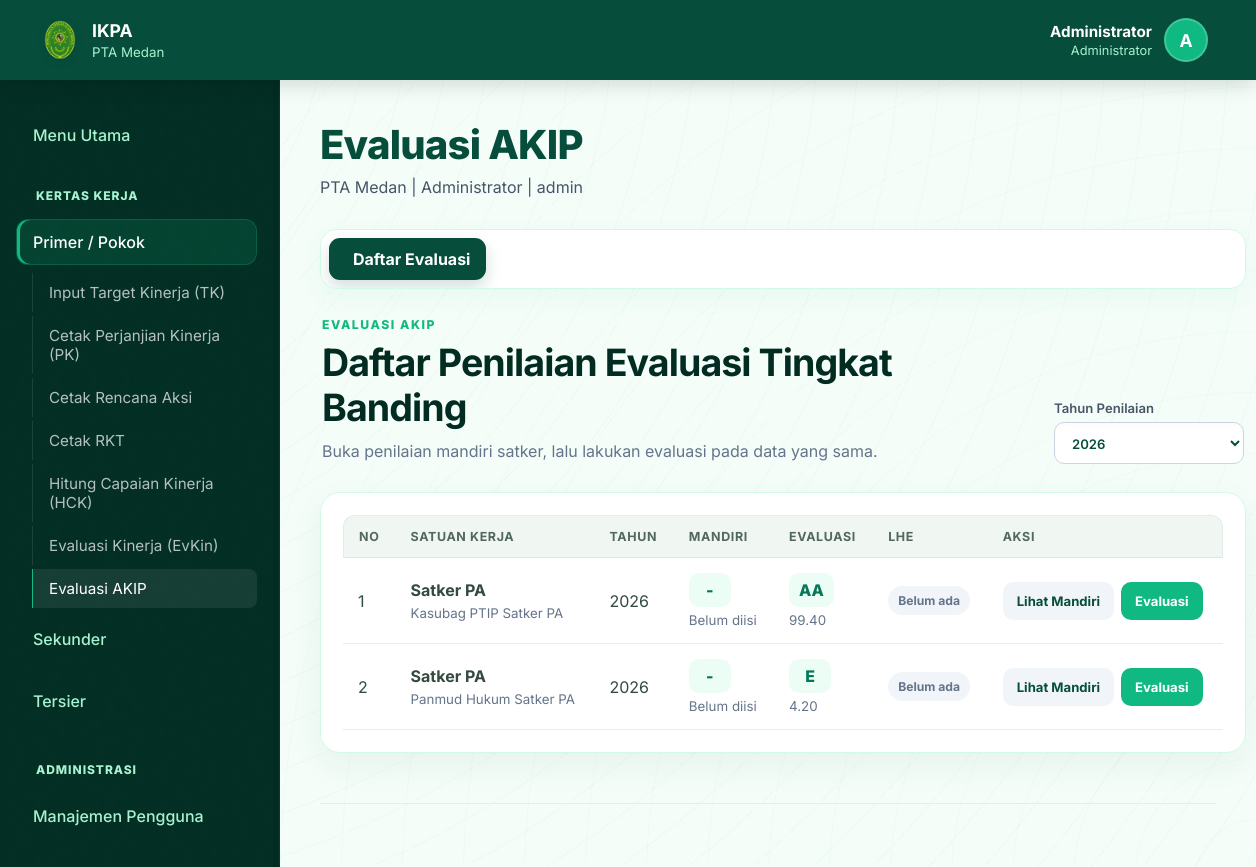
/index.php?page=evaluasi-akip (signed in), run on the app's committed database.
### tables this page shows
CREATE TABLE evaluasi_sakip (
            id INTEGER PRIMARY KEY AUTOINCREMENT,
            tahun INTEGER NOT NULL,
            satker_id INTEGER NOT NULL,
            evaluator_id INTEGER,
            nilai_akhir REAL,
            grade_akhir TEXT,
            data_nilai TEXT,
            status TEXT NOT NULL DEFAULT 'Evaluasi',
            lhe_file TEXT,
            created_at TEXT NOT NULL DEFAULT CURRENT_TIMESTAMP,
            updated_at TEXT, nilai_mandiri REAL, grade_mandiri TEXT, data_mandiri TEXT,
            UNIQUE(tahun, satker_id),
            FOREIGN KEY (satker_id) REFERENCES users(id) ON DELETE CASCADE
        );

CREATE TABLE users (
            id INTEGER PRIMARY KEY AUTOINCREMENT,
            username TEXT UNIQUE NOT NULL,
            password TEXT NOT NULL,
            nama TEXT NOT NULL,
            role TEXT NOT NULL,
            unit TEXT NOT NULL
        , status TEXT NOT NULL DEFAULT "active", created_at TEXT);

### index.php (called while the page is built, shortened)
<?php
$page = $_GET['page'] ?? 'beranda';
require __DIR__ . "/pages/{$page}.php";

### app/helpers.php (called while the page is built, shortened)
<?php
function h(?string $value): string
{
    return htmlspecialchars($value ?? '', ENT_QUOTES, 'UTF-8');
}
function current_user(): ?array
{
    return $_SESSION['user'] ?? null;
}
function year_value(): int
{
    $year = (int) ($_GET['tahun'] ?? $_POST['tahun'] ?? date('Y'));
    return max(2020, min(2100, $year));
}
        ?>
    <?php render_footer(); exit;
function render_header(string $title): void
{
    require __DIR__ . '/views/header.php';
}
function render_footer(): void
{
    require __DIR__ . '/views/footer.php';
}

### app/database.php (called while the page is built, shortened)
<?php
function db(): PDO
{
    static $pdo = null;
    if ($pdo instanceof PDO) {
        return $pdo;
    }
    $dataDir = dirname(__DIR__) . DIRECTORY_SEPARATOR . 'data';
    $pdo = new PDO('sqlite:' . $dataDir . DIRECTORY_SEPARATOR . 'ikpa.sqlite');
    $pdo->setAttribute(PDO::ATTR_ERRMODE, PDO::ERRMODE_EXCEPTION);
    $pdo->setAttribute(PDO::ATTR_DEFAULT_FETCH_MODE, PDO::FETCH_ASSOC);
    $pdo->exec('PRAGMA foreign_keys = ON');
    return $pdo;
}

### pages/evaluasi-akip.php (the view, shortened to what this page needs)
<?php
$user = current_user();
$role = (string) ($user['role'] ?? '');
$isEvaluator = in_array($role, ['Perencanaan', 'Admin'], true);
$isSatker = str_starts_with($role, 'Satker');
$tahun = year_value();
$satkerId = (int) ($_GET['user_id'] ?? $_POST['satker_id'] ?? 0);
$mode = (string) ($_GET['mode'] ?? ($isSatker ? 'mandiri' : ($satkerId > 0 ? 'evaluator' : 'list')));
$satkers = [];
if ($mode === 'list' && $isEvaluator) {
    $stmt = db()->prepare('SELECT u.id, u.nama, u.unit, es.nilai_mandiri, es.grade_mandiri, es.nilai_akhir, es.grade_akhir, es.status, es.lhe_file FROM users u LEFT JOIN evaluasi_sakip es ON u.id = es.satker_id AND es.tahun = :tahun WHERE u.status = "active" AND u.role LIKE "Satker%" ORDER BY u.unit, u.nama');
    $stmt->execute(['tahun' => $tahun]);
    $satkers = $stmt->fetchAll();
}
?>
<link rel="stylesheet" href="assets/evaluasi-akip.css?v=<?= time() ?>">
<div class="evakip">
<nav class="evakip-tabs" aria-label="Navigasi Evaluasi">
    <?php if ($isEvaluator): ?><a href="index.php?page=evaluasi-akip&tahun=<?= $tahun ?>" class="<?= $mode === 'list' ? 'active' : '' ?>"><i class="ph ph-list-bullets"></i> Daftar Evaluasi</a><?php endif; ?>
</nav>
<?php if ($mode === 'list'): ?>
<section class="evakip-heading"><div><span class="evakip-kicker">Evaluasi AKIP</span><h2>Daftar Penilaian Evaluasi Tingkat Banding</h2><p>Buka penilaian mandiri satker, lalu lakukan evaluasi pada data yang sama.</p></div><form method="get" class="evakip-year"><input type="hidden" name="page" value="evaluasi-akip"><label>Tahun Penilaian<select name="tahun" onchange="this.form.submit()"><?php for ($y=2020;$y<=2030;$y++): ?><option value="<?= $y ?>" <?= $y===$tahun?'selected':'' ?>><?= $y ?></option><?php endfor; ?></select></label></form></section>
<section class="evakip-card"><div class="evakip-table-wrap"><table class="evakip-table"><thead><tr><th>No</th><th>Satuan Kerja</th><th>Tahun</th><th>Mandiri</th><th>Evaluasi</th><th>LHE</th><th>Aksi</th></tr></thead><tbody><?php foreach ($satkers as $index=>$row): ?><tr><td><?= $index+1 ?></td><td><strong><?= h((string)$row['unit']) ?></strong><small><?= h((string)$row['nama']) ?></small></td><td><?= $tahun ?></td><td><span class="evakip-grade"><?= h((string)($row['grade_mandiri']?:'-')) ?></span><small><?= $row['nilai_mandiri']!==null?number_format((float)$row['nilai_mandiri'],2):'Belum diisi' ?></small></td><td><span class="evakip-grade"><?= h((string)($row['grade_akhir']?:'-')) ?></span><small><?= $row['nilai_akhir']!==null?number_format((float)$row['nilai_akhir'],2):'Belum dinilai' ?></small></td><td><?= $row['lhe_file']?'<span class="evakip-file-ok">Tersedia</span>':'<span class="evakip-file-empty">Belum ada</span>' ?></td><td><div class="evakip-row-actions"><a class="button secondary evakip-action" href="index.php?page=evaluasi-akip&mode=mandiri&user_id=<?= (int)$row['id'] ?>&tahun=<?= $tahun ?>">Lihat Mandiri</a><a class="button evakip-action" href="index.php?page=evaluasi-akip&mode=evaluator&user_id=<?= (int)$row['id'] ?>&tahun=<?= $tahun ?>">Evaluasi</a></div></td></tr><?php endforeach; ?></tbody></table></div></section>
<?php endif; ?>
</div>

### assets/app.css (style rules this page uses)
:root { --bg: #f4fdf8; --panel: #ffffff; --line: #d1fae5; --text: #064e3b; --muted: #475569; --primary: #10b981; --primary-dark: #059669; --accent: #064e3b; --accent-light: #047857; --gold: #d97706; --red: #ef4444; --gradient-hero: linear-gradient(135deg, #022c22 0%, #064e3b 40%, #10b981 100%); }
* { box-sizing: border-box; }
body { margin: 0; min-height: 100vh; background-color: var(--bg); background-image: repeating-radial-gradient(circle at 0% 0%, transparent 0, transparent 40px, rgba(16, 185, 129, 0.04) 40px, rgba(16, 185, 129, 0.04) 41px), repeating-radial-gradient(circle at 100% 100%, transparent 0, transparent 60px, rgba(16, 185, 129, 0.03) 60px, rgba(16, 185, 129, 0.03) 61px); background-attachment: fixed; color: var(--text); font-family: 'Inter', system-ui, -apple-system, sans-serif; -webkit-font-smoothing: antialiased; }
a { color: var(--primary); transition: all 0.2s ease; }
label { display: grid; gap: 8px; font-weight: 600; color: var(--text); font-size: 0.95rem; }
input, select, textarea, button { font: inherit; }
input, select, textarea { width: 100%; border: 1px solid #cbd5e1; border-radius: 12px; padding: 14px 16px; background: #fff; transition: all 0.2s; color: var(--text); box-shadow: inset 0 2px 4px rgba(0, 0, 0, 0.02); }
.button, button { display: inline-flex; align-items: center; justify-content: center; min-height: 48px; padding: 12px 28px; border: 0; border-radius: 50px; background: var(--primary); color: #fff; font-weight: 700; text-decoration: none; cursor: pointer; transition: all 0.3s cubic-bezier(0.16, 1, 0.3, 1); box-shadow: 0 4px 12px rgba(16, 185, 129, 0.3); }
.button.secondary, button.secondary { background: #f1f5f9; color: var(--text); box-shadow: none; }
table { width: 100%; border-collapse: collapse; }
th, td { padding: 16px 20px; border-bottom: 1px solid var(--line); text-align: left; vertical-align: middle; }
th { background: #f8fafc; color: var(--muted); font-size: 0.85rem; text-transform: uppercase; letter-spacing: 0.05em; font-weight: 700; }
html { scroll-behavior: smooth; }

### data on the page
evaluasi_sakip: satker.unit "Satker PA", satker.nama "Kasubag PTIP Satker PA", grade_mandiri "-", shows "Belum diisi", grade_akhir "AA", nilai_akhir "99.40", shows "Belum ada"
evaluasi_sakip: satker.unit "Satker PA", satker.nama "Panmud Hukum Satker PA", grade_mandiri "-", shows "Belum diisi", grade_akhir "E", nilai_akhir "4.20", shows "Belum ada"

### other printed values
$user['nama'] "Administrator"
role_label((string) $user['role']) "Administrator"
substr($user['nama'], 0, 1) "A"
$groupLabel "Primer / Pokok"
$label "Input Target Kinerja (TK)"
$label "Cetak Perjanjian Kinerja (PK)"
$label "Cetak Rencana Aksi"
$label "Cetak RKT"
$label "Hitung Capaian Kinerja (HCK)"
$label "Evaluasi Kinerja (EvKin)"
$label "Evaluasi AKIP"
$groupLabel "Sekunder"
$groupLabel "Tersier"
$title "Evaluasi AKIP"
$user['unit'] "PTA Medan"
